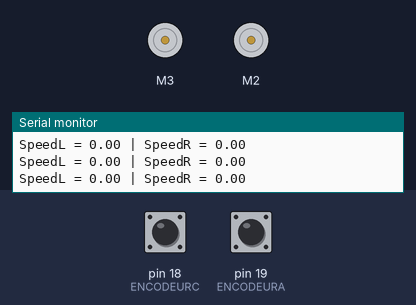
The sketch below on a simulated Arduino Mega 2560, built with avr-gcc and run on an emulated ATmega2560. Parts: 2 × DC motor (green arrow = forward, orange = backward, longer = faster), the last lines printed to the serial monitor. Inputs (shaded band) come from the test bench; at power-on: pin 18 (ENCODEURC) HIGH, pin 19 (ENCODEURA) HIGH.

Above: at 0.1 s.
At 7.1 s:
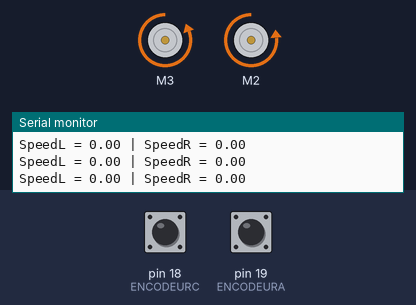
At 19.1 s:
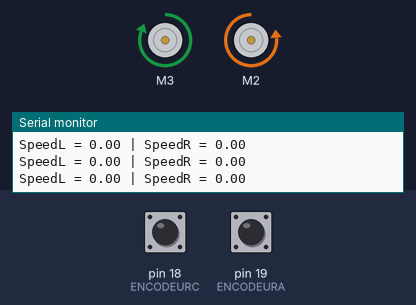
At 37.1 s:
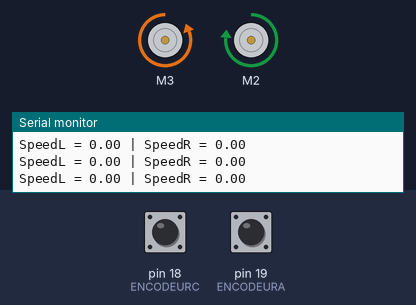
Timing chart, 0 to 38.6 s (numbered marks = the images above):
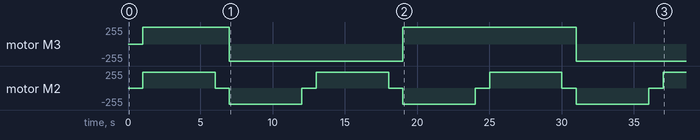

Measured:
- by itself, motor M2: repeats every 12.0 s: stopped 1.0 s, backward 240/255 5.0 s, stopped 1.0 s, forward 240/255 5.0 s
- by itself, motor M3: stopped → forward 255/255 at 1.0 s, → backward 255/255 6.0 s later, → forward 255/255 12.0 s later, → backward 255/255 12.0 s later

The sketch:

Asservissement_2Moteurs.ino
```cpp
/*
Ce programme calcule la vitesse de rotation de deux moteur en arrière plan pendant que le loop exécute n'importe quelle action sur les varibales cibleVitesse.
Asservissement en vitesse de rotation sur chaque moteur séparément
Le shield doit etre branche sur la MEGA comme un debile, le moteur est alimenté par le shield, le capteur Hall est en +5V et GND sur la arduino et un seul de ses capteur est utilisé, n'importe lequel, et il doit etre branche sur la pin 19
C'est important que ce soit la PIN 19 et 18 et pas une autre car c'est une PIN dInterrupt.


*/

#include <AFMotor.h>
#include <TimerOne.h>

#define ENCODEURA 19
//#define ENCODEURB 38
#define ENCODEURC 18

AF_DCMotor motor_R(3, MOTOR34_64KHZ); // Initalisation du moteur branchements sur M2
AF_DCMotor motor_L(2, MOTOR12_64KHZ); // Initalisation du moteur branchements sur M1

//Variables d'asservissement
unsigned int kpR = 120; //Coefficient 1 sur moteur droit
float kiR = 10;


unsigned int kpL = 120; //Coefficient 1 sur moteur gauche
float kiL = 10;


volatile int hallTicksR;
volatile int hallTicksL;
double tempTicksR;
double tempTicksL;
double ttlTicksR = 0;
double ttlTicksL = 0;


double speedR = 0;
double speedL = 0;

double cibleVitesseR;
double cibleVitesseL;
double cibleVitesse;

double speedDeltaR;
double speedDeltaL;

double somme_erreur;
double delta_erreur;
double erreur_precedente;

double rightMotorPWM = 0;
double leftMotorPWM = 0;


double tickperround = 600; // Valeur à changer en fonction du capteur à effet hall

void setup() {
  pinMode(ENCODEURA, INPUT_PULLUP);
  pinMode(ENCODEURC, INPUT_PULLUP);
  //pinMode(ENCODEURB, INPUT_PULLUP);

  attachInterrupt(digitalPinToInterrupt(19), compteurR, CHANGE);
  attachInterrupt(digitalPinToInterrupt(18), compteurL, CHANGE);

  Timer1.initialize(20000); // On défini le timeur : 50000 microseconds ( 0.05 sec - or 20Hz )
  Timer1.attachInterrupt( timerSpeed );


  Serial.begin(115200);           // set up Serial library at 115200

  motor_R.run(FORWARD);
  motor_L.run(FORWARD);

  cibleVitesse = 0; //___________________________________________Variable de Vitesse !!!!!!_______________________________________________
  ToutDroitCapitaine();
}


void loop() {

  cibleVitesse = 0;
  ToutDroitCapitaine();

  delay(1000);

  motor_R.run(FORWARD);
  motor_L.run(FORWARD);

  cibleVitesse = 2.00;
  ToutDroitCapitaine();

  delay(5000);

  cibleVitesse = 0;
  ToutDroitCapitaine();

  delay(1000);

  motor_R.run(BACKWARD);
  motor_L.run(BACKWARD);

  cibleVitesse = 2.00;
  ToutDroitCapitaine();

  delay(5000);

  cibleVitesse = 0;
  ToutDroitCapitaine();

  delay(1000);

  motor_R.run(BACKWARD);
  motor_L.run(FORWARD);

  cibleVitesse = 2.00;
  ToutDroitCapitaine();

  delay(5000);

  cibleVitesse = 0;
  ToutDroitCapitaine();

  delay(1000);

  motor_R.run(FORWARD);
  motor_L.run(BACKWARD);

  cibleVitesse = 2.00;
  ToutDroitCapitaine();

  delay(5000);


}


void vaVitesse(double spid){

  cibleVitesse = spid;
  ToutDroitCapitaine();
  erreur_precedente = spid;
  somme_erreur = 0;


}


void ToutDroitCapitaine(){
  cibleVitesseR = cibleVitesse;
  cibleVitesseL = cibleVitesse;

  tempTicksR = 0;
  tempTicksL = 0;

}

void MotorAsserv(){ // Fonction qui asservit les moteurs aux variables cibleVitesseL et cibleVitesseR

  // Motor Right

  speedDeltaR = cibleVitesseR - speedR;

  somme_erreur += speedDeltaR;
  float delta_erreur = speedDeltaR - erreur_precedente;
  erreur_precedente = speedDeltaR;

  rightMotorPWM = kpR * speedDeltaR + kiR * somme_erreur; // + kdR * delta_erreur;

  if (rightMotorPWM > 255) rightMotorPWM = 255;
  else if (rightMotorPWM < 0) rightMotorPWM = 0;

  motor_R.setSpeed(rightMotorPWM);


  // Motor Left

  speedDeltaL = cibleVitesseL - speedL;
  leftMotorPWM = kpL * speedDeltaL;

  if (leftMotorPWM > 255) leftMotorPWM = 255;
  else if (leftMotorPWM < 0) leftMotorPWM = 0;

  motor_L.setSpeed(leftMotorPWM);


}


void timerSpeed(){
  //Serial.println(hallTicksR);

  MotorAsserv();


  speedR = (hallTicksR/tickperround)/0.02; // Le 0.1 doit correspondre a la fréquence de relevé de speed ligne 20
  speedL = (hallTicksL/tickperround)/0.02; // Le 0.1 doit correspondre a la fréquence de relevé de speed ligne 20

  Serial.print("SpeedL = ");
  Serial.print(speedL);
  Serial.print(" | SpeedR = ");
  Serial.println(speedR);


  ttlTicksR += hallTicksR;
  tempTicksR += hallTicksR;
  hallTicksR = 0;
  ttlTicksL += hallTicksL;
  tempTicksL += hallTicksL;
  hallTicksL = 0;
}

void compteurL(){
  hallTicksL = hallTicksL + 1;
}

void compteurR(){
  hallTicksR = hallTicksR + 1;
}
```
